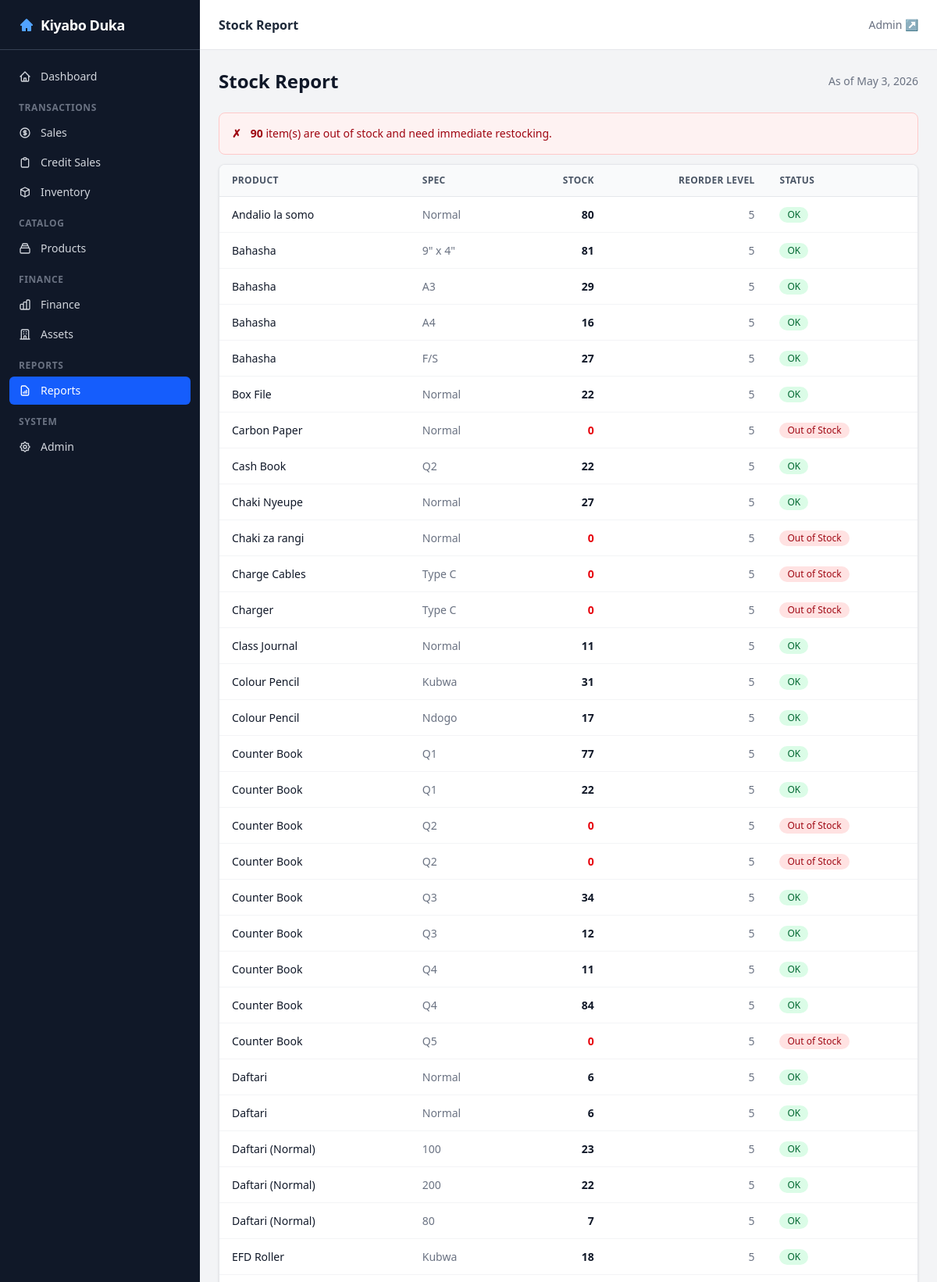
Screenshot of /reports/stock-report/ (upper part) with the database file from the repository.
### catalog/models.py (models this page shows, shortened)
class ProductSpec(TimestampedModel, ActionMixin):
    product = models.ForeignKey(Product, on_delete=models.PROTECT, related_name='specs')
    spec_value = models.ForeignKey(SpecValue, on_delete=models.PROTECT, related_name='product_specs')
    default_cost_price = models.DecimalField(max_digits=15, decimal_places=2, null=True, blank=True)
    default_selling_price = models.DecimalField(max_digits=15, decimal_places=2, null=True, blank=True)
    reorder_level = models.PositiveIntegerField(default=5)
    current_stock = models.IntegerField(default=0)
    cached_wac = models.DecimalField(max_digits=15, decimal_places=2, default=0,
                                     verbose_name='Cached Weighted Avg Cost')
    cached_stock_value = models.DecimalField(max_digits=15, decimal_places=2, default=0,
                                             verbose_name='Cached Stock Value (TZS)')
    budget_monthly_sales_qty = models.PositiveIntegerField(default=0)
    class Meta:
        unique_together = [['product', 'spec_value']]
        ordering = ['product__name', 'spec_value__value']
    @property
    def is_low_stock(self):
        return 0 < self.current_stock <= self.reorder_level
    def is_out_of_stock(self):
        return self.current_stock <= 0

class Product(TimestampedModel):
    name = models.CharField(max_length=255)
    product_type = models.ForeignKey(ProductType, on_delete=models.PROTECT, related_name='products')
    brand = models.ForeignKey(Brand, on_delete=models.SET_NULL, null=True, blank=True, related_name='products')
    unit = models.ForeignKey(Unit, on_delete=models.SET_NULL, null=True, blank=True, related_name='products')
    image_path = models.CharField(max_length=255, blank=True)
    class Meta:
        unique_together = [['name', 'product_type', 'brand']]
        ordering = ['name']

class SpecValue(TimestampedModel):
    spec = models.ForeignKey(Spec, on_delete=models.PROTECT, related_name='values')
    value = models.CharField(max_length=255)
    class Meta:
        unique_together = [['spec', 'value']]
        ordering = ['spec__name', 'value']

### reports/views/stock_report.py (the view)
# urls.py: path('stock-report/', stock_report, name='stock_report'),
def stock_report(request):
    products = ProductSpec.objects.select_related('product', 'spec_value').all()
    low_stock = [p for p in products if p.is_low_stock]
    out_of_stock = [p for p in products if p.is_out_of_stock]
    return render(request, 'reports/stock_report.html', {
        'products': products,
        'low_stock': low_stock,
        'out_of_stock': out_of_stock,
    })

### templates/reports/stock_report.html (shortened to what this page needs)
{% extends 'base.html' %}
{% block page_title %}<h1 class="text-base font-semibold text-gray-800">Stock Report</h1>{% endblock %}
{% block content %}
<div class="flex items-center justify-between mb-6">
    <h1 class="text-2xl font-bold text-gray-900">Stock Report</h1>
    <span class="text-sm text-gray-500">As of {% now "F j, Y" %}</span>
</div>
{% if out_of_stock %}
<div class="flex items-center gap-3 p-4 mb-3 rounded-lg bg-red-50 border border-red-200 text-red-800 text-sm">
    <span class="font-bold flex-shrink-0">&#10007;</span>
    <span><strong>{{ out_of_stock|length }}</strong> item(s) are out of stock and need immediate restocking.</span>
</div>
{% endif %}
<div class="bg-white rounded-lg shadow-sm border border-gray-200 overflow-hidden">
    <div class="overflow-x-auto">
        <table class="min-w-full divide-y divide-gray-200 text-sm">
            <thead class="bg-gray-50">
                <tr>
                    <th class="px-4 py-3 text-left text-xs font-semibold text-gray-600 uppercase tracking-wide">Product</th>
                    <th class="px-4 py-3 text-left text-xs font-semibold text-gray-600 uppercase tracking-wide">Spec</th>
                    <th class="px-4 py-3 text-right text-xs font-semibold text-gray-600 uppercase tracking-wide">Stock</th>
                    <th class="px-4 py-3 text-right text-xs font-semibold text-gray-600 uppercase tracking-wide">Reorder Level</th>
                    <th class="px-4 py-3 text-left text-xs font-semibold text-gray-600 uppercase tracking-wide">Status</th>
                </tr>
            </thead>
            <tbody class="divide-y divide-gray-100">
                {% for product in products %}
                <tr class="hover:bg-gray-50 transition-colors">
                    <td class="px-4 py-3 text-gray-900 font-medium">{{ product.product.name }}</td>
                    <td class="px-4 py-3 text-gray-500">{{ product.spec_value.value }}</td>
                    <td class="px-4 py-3 text-right tabular-nums font-semibold
                        {% if product.current_stock <= 0 %}text-red-600{% elif product.is_low_stock %}text-yellow-600{% else %}text-gray-900{% endif %}">
                        {{ product.current_stock }}
                    </td>
                    <td class="px-4 py-3 text-right tabular-nums text-gray-500">{{ product.reorder_level }}</td>
                    <td class="px-4 py-3">
                        {% if product.is_out_of_stock %}
                        <span class="inline-flex items-center px-2.5 py-0.5 rounded-full text-xs font-medium bg-red-100 text-red-800">Out of Stock</span>
                        {% elif product.is_low_stock %}
                        <span class="inline-flex items-center px-2.5 py-0.5 rounded-full text-xs font-medium bg-yellow-100 text-yellow-800">Low Stock</span>
                        {% else %}
                        <span class="inline-flex items-center px-2.5 py-0.5 rounded-full text-xs font-medium bg-green-100 text-green-800">OK</span>
                        {% endif %}
                    </td>
                </tr>
                {% empty %}
                <tr>
                    <td colspan="5" class="px-4 py-8 text-center text-gray-400">No products found</td>
                </tr>
                {% endfor %}
            </tbody>
        </table>
    </div>
</div>
{% endblock %}

### rows the page displays
ProductSpec: product.name "Andalio la somo", spec_value.value "Normal", current_stock "80", reorder_level "5", shows "OK"
ProductSpec: product.name "Bahasha", spec_value.value "9\" x 4\"", current_stock "81", reorder_level "5", shows "OK"
ProductSpec: product.name "Bahasha", spec_value.value "A3", current_stock "29", reorder_level "5", shows "OK"
ProductSpec: product.name "Bahasha", spec_value.value "A4", current_stock "16", reorder_level "5", shows "OK"
ProductSpec: product.name "Bahasha", spec_value.value "F/S", current_stock "27", reorder_level "5", shows "OK"
ProductSpec: product.name "Box File", spec_value.value "Normal", current_stock "22", reorder_level "5", shows "OK"
ProductSpec: product.name "Carbon Paper", spec_value.value "Normal", current_stock "0", reorder_level "5", shows "Out of Stock"
ProductSpec: product.name "Cash Book", spec_value.value "Q2", current_stock "22", reorder_level "5", shows "OK"
ProductSpec: product.name "Chaki Nyeupe", spec_value.value "Normal", current_stock "27", reorder_level "5", shows "OK"
ProductSpec: product.name "Chaki za rangi", spec_value.value "Normal", current_stock "0", reorder_level "5", shows "Out of Stock"
ProductSpec: product.name "Charge Cables", spec_value.value "Type C", current_stock "0", reorder_level "5", shows "Out of Stock"
ProductSpec: product.name "Charger", spec_value.value "Type C", current_stock "0", reorder_level "5", shows "Out of Stock"
ProductSpec: product.name "Class Journal", spec_value.value "Normal", current_stock "11", reorder_level "5", shows "OK"
ProductSpec: product.name "Colour Pencil", spec_value.value "Kubwa", current_stock "31", reorder_level "5", shows "OK"
ProductSpec: product.name "Colour Pencil", spec_value.value "Ndogo", current_stock "17", reorder_level "5", shows "OK"
ProductSpec: product.name "Counter Book", spec_value.value "Q1", current_stock "77", reorder_level "5", shows "OK"
ProductSpec: product.name "Counter Book", spec_value.value "Q1", current_stock "22", reorder_level "5", shows "OK"
ProductSpec: product.name "Counter Book", spec_value.value "Q2", current_stock "0", reorder_level "5", shows "Out of Stock"
ProductSpec: product.name "Counter Book", spec_value.value "Q2", current_stock "0", reorder_level "5", shows "Out of Stock"
ProductSpec: product.name "Counter Book", spec_value.value "Q3", current_stock "34", reorder_level "5", shows "OK"
ProductSpec: product.name "Counter Book", spec_value.value "Q3", current_stock "12", reorder_level "5", shows "OK"
ProductSpec: product.name "Counter Book", spec_value.value "Q4", current_stock "11", reorder_level "5", shows "OK"
ProductSpec: product.name "Counter Book", spec_value.value "Q4", current_stock "84", reorder_level "5", shows "OK"
ProductSpec: product.name "Counter Book", spec_value.value "Q5", current_stock "0", reorder_level "5", shows "Out of Stock"
ProductSpec: product.name "Daftari", spec_value.value "Normal", current_stock "6", reorder_level "5", shows "OK"
ProductSpec: product.name "Daftari", spec_value.value "Normal", current_stock "6", reorder_level "5", shows "OK"
ProductSpec: product.name "Daftari (Normal)", spec_value.value "100", current_stock "23", reorder_level "5", shows "OK"
ProductSpec: product.name "Daftari (Normal)", spec_value.value "200", current_stock "22", reorder_level "5", shows "OK"
ProductSpec: product.name "Daftari (Normal)", spec_value.value "80", current_stock "7", reorder_level "5", shows "OK"
ProductSpec: product.name "EFD Roller", spec_value.value "Kubwa", current_stock "18", reorder_level "5", shows "OK"

### other values shown
{{ out_of_stock|length }} "90"
